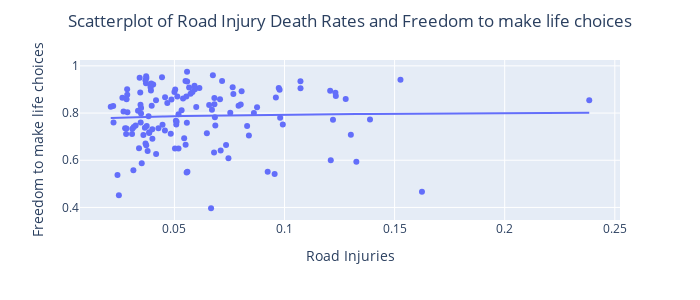
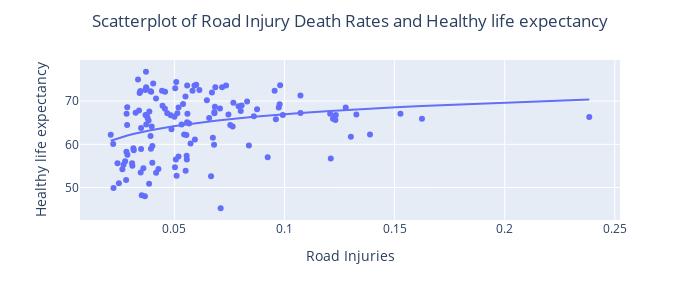
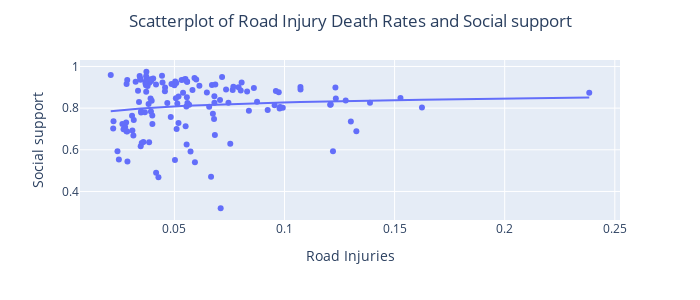
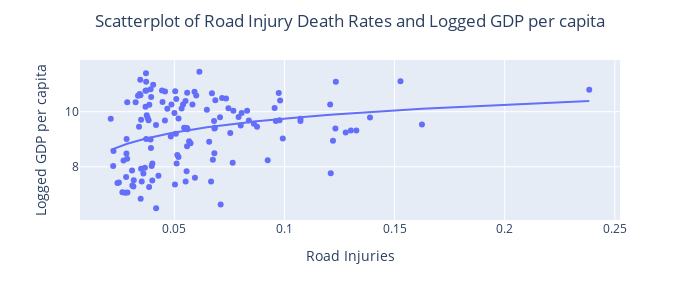

Notebook cell for these charts, in order:
### Code cell
variables = ["Freedom to make life choices", "Healthy life expectancy", "Social support", "Logged GDP per capita"]

# Store the figure objects
figs = []

# Iterate over each variable and create the scatter plot
for variable in variables:
    figAnalysis1 = px.scatter(GBDWHR_df, x="Road Injuries", y=variable, hover_name="Location", trendline="ols",trendline_options=dict(log_x=True))
    figAnalysis1.update_layout(
        title=f"Scatterplot of Road Injury Death Rates and {variable}",
        xaxis_title="Road Injuries",
        yaxis_title=variable,
        title_x=0.5,  # Center the title horizontally
        title_y=.95,
        width=700,   # Set the width of the plot
        height=300   # Set the height of the plot
    )
    figs.append(figAnalysis1)

# Show the plots
for figAnalysis1 in figs:
    figAnalysis1.show()

### Figure 1 — Plotly figure (JSON) as saved in the notebook; plotly's stock layout.template omitted (floating-point values rounded to 4 significant figures; data arrays with more than 128 entries replaced by an {"elided": "..."} marker saying what was removed)
{"data": [{"hovertemplate": "<b>%{hovertext}</b><br><br>Road Injuries=%{x}<br>Freedom to make life choices=%{y}<extra></extra>", "hovertext": {"elided": "132 str values"}, "legendgroup": "", "marker": {"color": "#636efa", "symbol": "circle"}, "mode": "markers", "name": "", "orientation": "v", "showlegend": false, "type": "scatter", "x": {"elided": "132 float values"}, "xaxis": "x", "y": {"elided": "132 float values"}, "yaxis": "y"}, {"hovertemplate": "<b>OLS trendline</b><br>Freedom to make life choices = 0.020947 * log10(Road Injuries) + 0.813964<br>R<sup>2</sup>=0.001333<br><br>Road Injuries=%{x}<br>Freedom to make life choices=%{y} <b>(trend)</b><extra></extra>", "legendgroup": "", "marker": {"color": "#636efa", "symbol": "circle"}, "mode": "lines", "name": "", "showlegend": false, "type": "scatter", "x": {"elided": "132 float values"}, "xaxis": "x", "y": {"elided": "132 float values"}, "yaxis": "y"}], "layout": {"height": 300, "legend": {"tracegroupgap": 0}, "margin": {"t": 60}, "title": {"text": "Scatterplot of Road Injury Death Rates and Freedom to make life choices", "x": 0.5, "y": 0.95}, "width": 700, "xaxis": {"anchor": "y", "domain": [0, 1], "title": {"text": "Road Injuries"}}, "yaxis": {"anchor": "x", "domain": [0, 1], "title": {"text": "Freedom to make life choices"}}}}

### Figure 2 — Plotly figure (JSON) as saved in the notebook; plotly's stock layout.template omitted (floating-point values rounded to 4 significant figures; data arrays with more than 128 entries replaced by an {"elided": "..."} marker saying what was removed)
{"data": [{"hovertemplate": "<b>%{hovertext}</b><br><br>Road Injuries=%{x}<br>Healthy life expectancy=%{y}<extra></extra>", "hovertext": {"elided": "132 str values"}, "legendgroup": "", "marker": {"color": "#636efa", "symbol": "circle"}, "mode": "markers", "name": "", "orientation": "v", "showlegend": false, "type": "scatter", "x": {"elided": "132 float values"}, "xaxis": "x", "y": {"elided": "132 float values"}, "yaxis": "y"}, {"hovertemplate": "<b>OLS trendline</b><br>Healthy life expectancy = 9.07967 * log10(Road Injuries) + 76.0478<br>R<sup>2</sup>=0.073868<br><br>Road Injuries=%{x}<br>Healthy life expectancy=%{y} <b>(trend)</b><extra></extra>", "legendgroup": "", "marker": {"color": "#636efa", "symbol": "circle"}, "mode": "lines", "name": "", "showlegend": false, "type": "scatter", "x": {"elided": "132 float values"}, "xaxis": "x", "y": {"elided": "132 float values"}, "yaxis": "y"}], "layout": {"height": 300, "legend": {"tracegroupgap": 0}, "margin": {"t": 60}, "title": {"text": "Scatterplot of Road Injury Death Rates and Healthy life expectancy", "x": 0.5, "y": 0.95}, "width": 700, "xaxis": {"anchor": "y", "domain": [0, 1], "title": {"text": "Road Injuries"}}, "yaxis": {"anchor": "x", "domain": [0, 1], "title": {"text": "Healthy life expectancy"}}}}

### Figure 3 — Plotly figure (JSON) as saved in the notebook; plotly's stock layout.template omitted (floating-point values rounded to 4 significant figures; data arrays with more than 128 entries replaced by an {"elided": "..."} marker saying what was removed)
{"data": [{"hovertemplate": "<b>%{hovertext}</b><br><br>Road Injuries=%{x}<br>Social support=%{y}<extra></extra>", "hovertext": {"elided": "132 str values"}, "legendgroup": "", "marker": {"color": "#636efa", "symbol": "circle"}, "mode": "markers", "name": "", "orientation": "v", "showlegend": false, "type": "scatter", "x": {"elided": "132 float values"}, "xaxis": "x", "y": {"elided": "132 float values"}, "yaxis": "y"}, {"hovertemplate": "<b>OLS trendline</b><br>Social support = 0.0623801 * log10(Road Injuries) + 0.889414<br>R<sup>2</sup>=0.010831<br><br>Road Injuries=%{x}<br>Social support=%{y} <b>(trend)</b><extra></extra>", "legendgroup": "", "marker": {"color": "#636efa", "symbol": "circle"}, "mode": "lines", "name": "", "showlegend": false, "type": "scatter", "x": {"elided": "132 float values"}, "xaxis": "x", "y": {"elided": "132 float values"}, "yaxis": "y"}], "layout": {"height": 300, "legend": {"tracegroupgap": 0}, "margin": {"t": 60}, "title": {"text": "Scatterplot of Road Injury Death Rates and Social support", "x": 0.5, "y": 0.95}, "width": 700, "xaxis": {"anchor": "y", "domain": [0, 1], "title": {"text": "Road Injuries"}}, "yaxis": {"anchor": "x", "domain": [0, 1], "title": {"text": "Social support"}}}}

### Figure 4 — Plotly figure (JSON) as saved in the notebook; plotly's stock layout.template omitted (floating-point values rounded to 4 significant figures; data arrays with more than 128 entries replaced by an {"elided": "..."} marker saying what was removed)
{"data": [{"hovertemplate": "<b>%{hovertext}</b><br><br>Road Injuries=%{x}<br>Logged GDP per capita=%{y}<extra></extra>", "hovertext": {"elided": "132 str values"}, "legendgroup": "", "marker": {"color": "#636efa", "symbol": "circle"}, "mode": "markers", "name": "", "orientation": "v", "showlegend": false, "type": "scatter", "x": {"elided": "132 float values"}, "xaxis": "x", "y": {"elided": "132 float values"}, "yaxis": "y"}, {"hovertemplate": "<b>OLS trendline</b><br>Logged GDP per capita = 1.68246 * log10(Road Injuries) + 11.4316<br>R<sup>2</sup>=0.084441<br><br>Road Injuries=%{x}<br>Logged GDP per capita=%{y} <b>(trend)</b><extra></extra>", "legendgroup": "", "marker": {"color": "#636efa", "symbol": "circle"}, "mode": "lines", "name": "", "showlegend": false, "type": "scatter", "x": {"elided": "132 float values"}, "xaxis": "x", "y": {"elided": "132 float values"}, "yaxis": "y"}], "layout": {"height": 300, "legend": {"tracegroupgap": 0}, "margin": {"t": 60}, "title": {"text": "Scatterplot of Road Injury Death Rates and Logged GDP per capita", "x": 0.5, "y": 0.95}, "width": 700, "xaxis": {"anchor": "y", "domain": [0, 1], "title": {"text": "Road Injuries"}}, "yaxis": {"anchor": "x", "domain": [0, 1], "title": {"text": "Logged GDP per capita"}}}}
